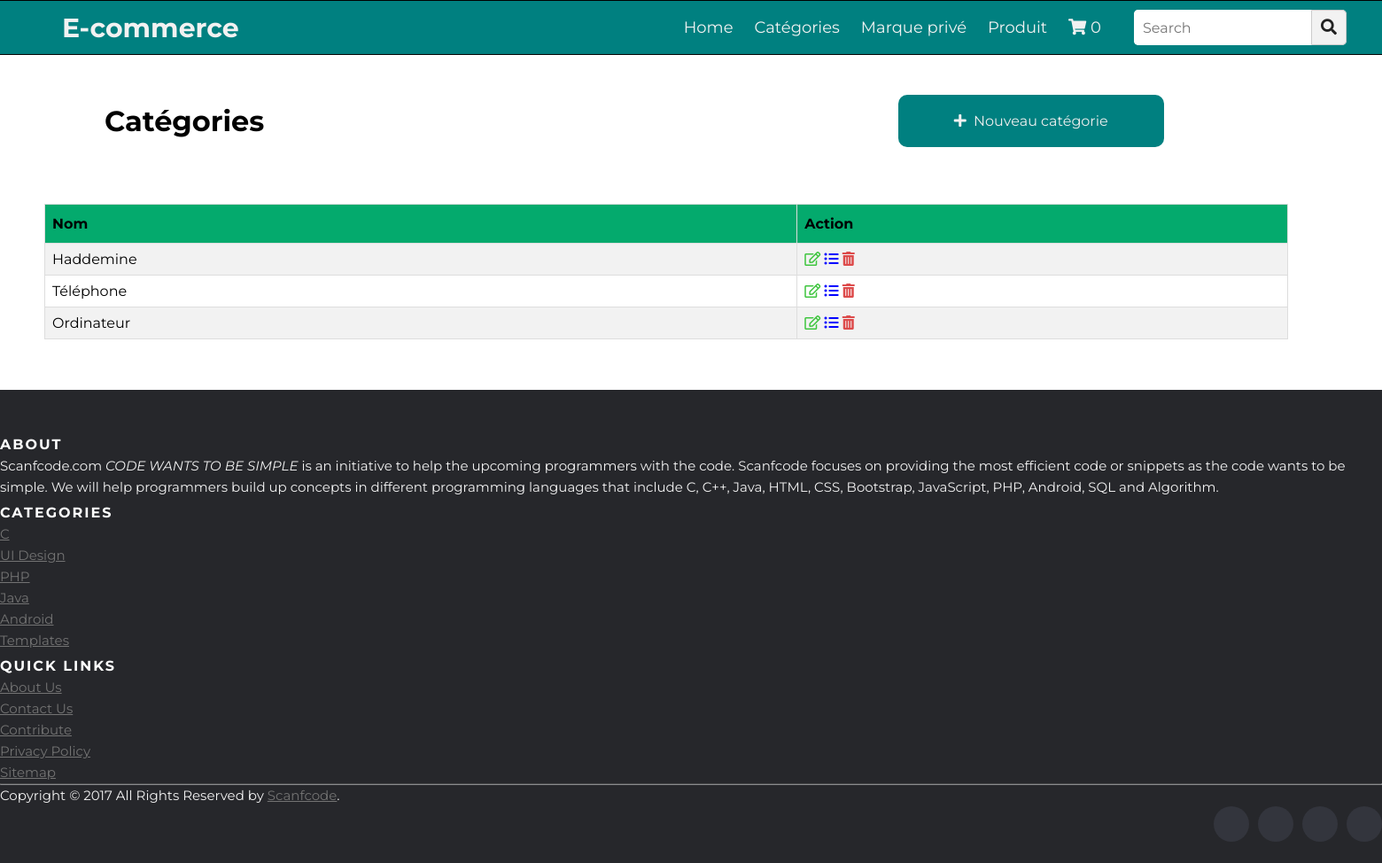
/ecommerce/categorie, run on an earlier commit of the app's database.
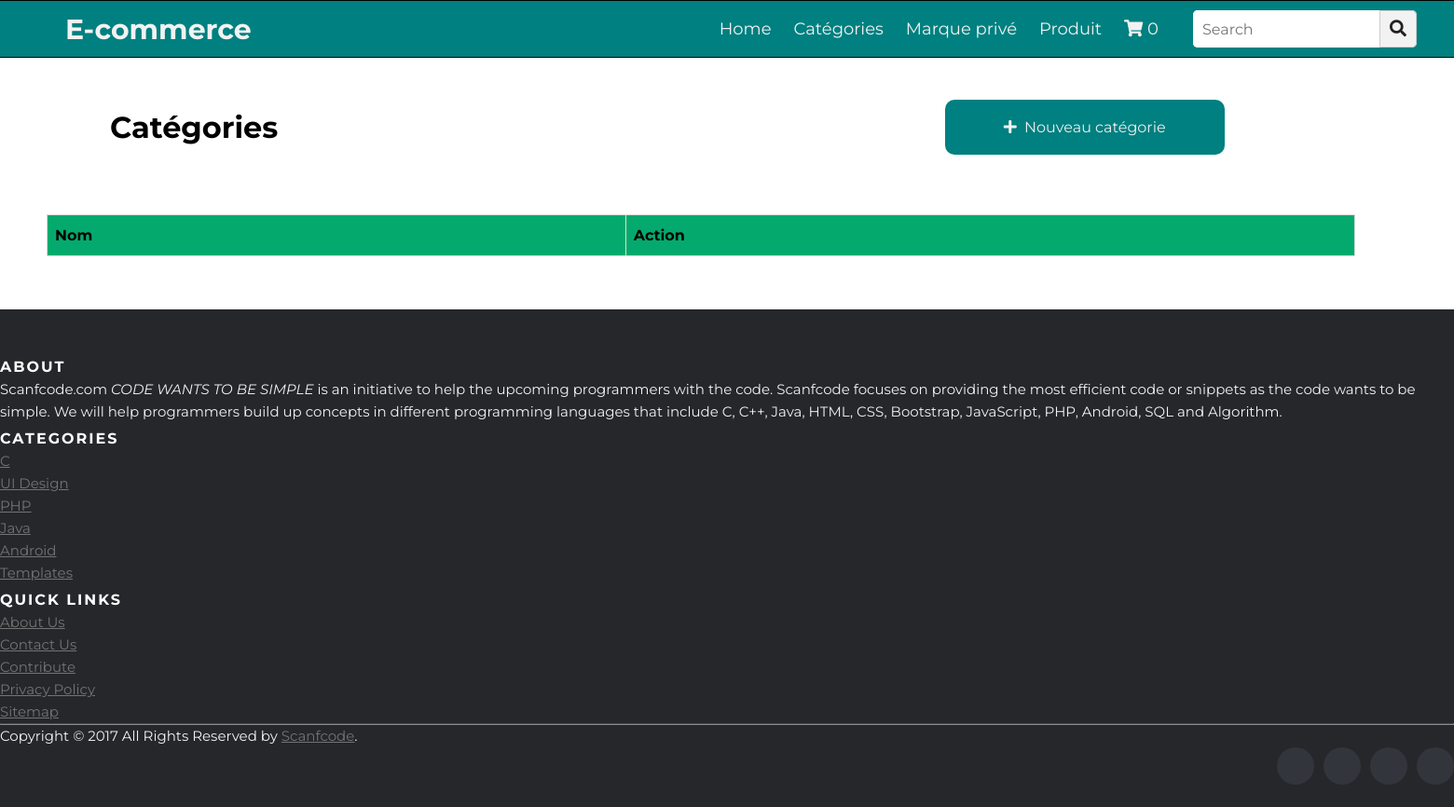
And on a later commit of the database.
### ecommerce/models.py (models this page shows, shortened)
class Categorie(models.Model):
    nom=models.CharField(max_length=100)

### ecommerce/views.py (the view)
# urls.py: path('categorie',categorie,name='categorie'),
def categorie(request):
    categories=Categorie.objects.all()
    context={
        'categories': categories
    }
    return render(request,'ecommerce/categorie.html',context)

### ecommerce/templates/ecommerce/categorie.html (shortened to what this page needs)
{% extends 'ecommerce/basecommerce.html' %}
{% block content %}
    <br><br>
    <table style="width: 150%; margin-left: 100px;"><tr><td>
      <h1 style="color: black; margin-left: 16px;">Catégories</h1>
    </td><td>
      <a href="{% url 'ecommerce:addcategorie' %}" style="display: inline-block;
  background-color: teal;
  border-radius: 10px;
  color: #eeeeee;
  text-align: center;
  padding: 20px;
  text-decoration: none;
  width: 300px;
  margin: 5px;"><i class="fas fa-plus"></i>&nbsp; Nouveau catégorie</a>
    </td></tr></table>
   <br><br><br>
    <table id="customers" >
      <tr>
        <th style="color: black;">Nom</th>
        <th style="color: black;">Action</th>
      </tr>
      {% for categorie in categories  %}
      <tr>
        <td style="color: black;">{{ categorie.nom }}</td>
        <td>
          <a href=""><i style="color: rgb(62, 197, 62);" class="far fa-edit"></i></a>
          <a  href=""><i style="color: #0000ff;" class="fas fa-list-ul"></i></a>
          <a  href=""><i style="color: rgb(221, 75, 75);" class="fas fa-trash-alt"></i></a>
      </td>
      </tr>
      {% endfor %}
    </table>
    <br><br><br>
{% endblock %}

What changed in the data, as far as the page shows it:
removed Categorie: nom "Haddemine"
removed Categorie: nom "Téléphone"
removed Categorie: nom "Ordinateur"
